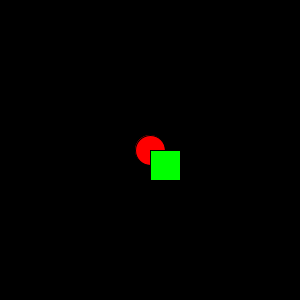
Frame 1 (no input)
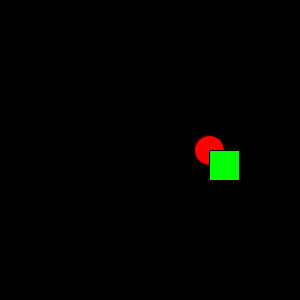
Frame 60 (the mouse pressed at the canvas centre just before this capture)
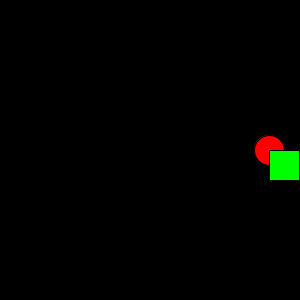
Frame 120 (the mouse held since frame 60 and released just before this capture)

The Processing sketch that drew these frames (run headless with seeded random() and noise(); from frame 60 on, the mouse is pressed at the canvas centre):

// Processing sketch: ex15_02
// ── ex15_02.pde
// 본문 코드: 원과 사각형 좌우 반사
// 상속 적용 (미완성)

Circle c;
Square s;

void setup() {
  size(300, 300);
  c = new Circle();
  s = new Square();
}

void draw() {
  background(0);
  c.display();
  c.move();
  s.display();
  s.move();
}

// 클래스 코드

class Shape {
  float c, x, y, d, velocity;

  Shape() {
    c = 255;
    x = width/2;
    y = height/2;
    d = 30;
    velocity = 1;
  }

  void move() {
    x += velocity;
    if (x < 0 || x > width) {
      velocity *= -1;
    }
  }
}

class Circle extends Shape {
  Circle() {
    super();
  }

  void display() {
    fill(c, 0, 0);
    ellipse(x, y, d, d);
  }
}

class Square extends Shape {
  Square() {
    super();
  }

  void display() {
    fill(0, c, 0);
    rect(x, y, d, d);
  }
}
